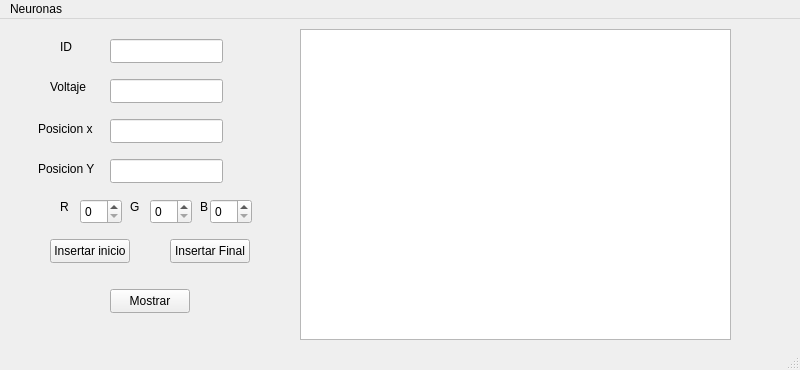
<?xml version="1.0" encoding="UTF-8"?>
<ui version="4.0">
 <class>MainWindow</class>
 <widget class="QMainWindow" name="MainWindow">
  <property name="geometry">
   <rect>
    <x>0</x>
    <y>0</y>
    <width>800</width>
    <height>370</height>
   </rect>
  </property>
  <property name="windowTitle">
   <string>MainWindow</string>
  </property>
  <widget class="QWidget" name="centralwidget">
   <widget class="QPushButton" name="pushButtonInsertarI">
    <property name="geometry">
     <rect>
      <x>50</x>
      <y>220</y>
      <width>80</width>
      <height>24</height>
     </rect>
    </property>
    <property name="text">
     <string>Insertar inicio</string>
    </property>
   </widget>
   <widget class="QPushButton" name="pushButtonInsertarF">
    <property name="geometry">
     <rect>
      <x>170</x>
      <y>220</y>
      <width>80</width>
      <height>24</height>
     </rect>
    </property>
    <property name="text">
     <string>Insertar Final</string>
    </property>
   </widget>
   <widget class="QPushButton" name="pushButton_3">
    <property name="geometry">
     <rect>
      <x>110</x>
      <y>270</y>
      <width>80</width>
      <height>24</height>
     </rect>
    </property>
    <property name="text">
     <string>Mostrar</string>
    </property>
   </widget>
   <widget class="QLineEdit" name="lineId">
    <property name="geometry">
     <rect>
      <x>110</x>
      <y>20</y>
      <width>113</width>
      <height>24</height>
     </rect>
    </property>
   </widget>
   <widget class="QLineEdit" name="lineVoltaje">
    <property name="geometry">
     <rect>
      <x>110</x>
      <y>60</y>
      <width>113</width>
      <height>24</height>
     </rect>
    </property>
   </widget>
   <widget class="QLineEdit" name="linePosX">
    <property name="geometry">
     <rect>
      <x>110</x>
      <y>100</y>
      <width>113</width>
      <height>24</height>
     </rect>
    </property>
   </widget>
   <widget class="QLineEdit" name="linePosY">
    <property name="geometry">
     <rect>
      <x>110</x>
      <y>140</y>
      <width>113</width>
      <height>24</height>
     </rect>
    </property>
   </widget>
   <widget class="QLabel" name="label">
    <property name="geometry">
     <rect>
      <x>60</x>
      <y>20</y>
      <width>49</width>
      <height>16</height>
     </rect>
    </property>
    <property name="text">
     <string>ID</string>
    </property>
   </widget>
   <widget class="QLabel" name="label_2">
    <property name="geometry">
     <rect>
      <x>50</x>
      <y>60</y>
      <width>49</width>
      <height>16</height>
     </rect>
    </property>
    <property name="text">
     <string>Voltaje</string>
    </property>
   </widget>
   <widget class="QLabel" name="label_3">
    <property name="geometry">
     <rect>
      <x>38</x>
      <y>100</y>
      <width>61</width>
      <height>20</height>
     </rect>
    </property>
    <property name="text">
     <string>Posicion x</string>
    </property>
   </widget>
   <widget class="QLabel" name="label_4">
    <property name="geometry">
     <rect>
      <x>38</x>
      <y>140</y>
      <width>61</width>
      <height>20</height>
     </rect>
    </property>
    <property name="text">
     <string>Posicion Y</string>
    </property>
   </widget>
   <widget class="QLabel" name="label_5">
    <property name="geometry">
     <rect>
      <x>60</x>
      <y>180</y>
      <width>49</width>
      <height>16</height>
     </rect>
    </property>
    <property name="text">
     <string>R</string>
    </property>
   </widget>
   <widget class="QLabel" name="label_6">
    <property name="geometry">
     <rect>
      <x>130</x>
      <y>180</y>
      <width>49</width>
      <height>16</height>
     </rect>
    </property>
    <property name="text">
     <string>G</string>
    </property>
   </widget>
   <widget class="QLabel" name="label_7">
    <property name="geometry">
     <rect>
      <x>200</x>
      <y>180</y>
      <width>49</width>
      <height>16</height>
     </rect>
    </property>
    <property name="text">
     <string>B</string>
    </property>
   </widget>
   <widget class="QSpinBox" name="spinBoxR">
    <property name="geometry">
     <rect>
      <x>80</x>
      <y>180</y>
      <width>42</width>
      <height>25</height>
     </rect>
    </property>
   </widget>
   <widget class="QSpinBox" name="spinBox_G">
    <property name="geometry">
     <rect>
      <x>150</x>
      <y>180</y>
      <width>42</width>
      <height>25</height>
     </rect>
    </property>
   </widget>
   <widget class="QSpinBox" name="spinBox_B">
    <property name="geometry">
     <rect>
      <x>210</x>
      <y>180</y>
      <width>42</width>
      <height>25</height>
     </rect>
    </property>
   </widget>
   <widget class="QPlainTextEdit" name="notificacion">
    <property name="geometry">
     <rect>
      <x>300</x>
      <y>10</y>
      <width>431</width>
      <height>311</height>
     </rect>
    </property>
   </widget>
   <widget class="QLabel" name="Resultado">
    <property name="geometry">
     <rect>
      <x>120</x>
      <y>300</y>
      <width>49</width>
      <height>16</height>
     </rect>
    </property>
    <property name="text">
     <string/>
    </property>
   </widget>
  </widget>
  <widget class="QMenuBar" name="menubar">
   <property name="geometry">
    <rect>
     <x>0</x>
     <y>0</y>
     <width>800</width>
     <height>21</height>
    </rect>
   </property>
   <widget class="QMenu" name="menuNeuronas">
    <property name="title">
     <string>Neuronas</string>
    </property>
   </widget>
   <addaction name="menuNeuronas"/>
  </widget>
  <widget class="QStatusBar" name="statusbar"/>
 </widget>
 <resources/>
 <connections/>
</ui>
